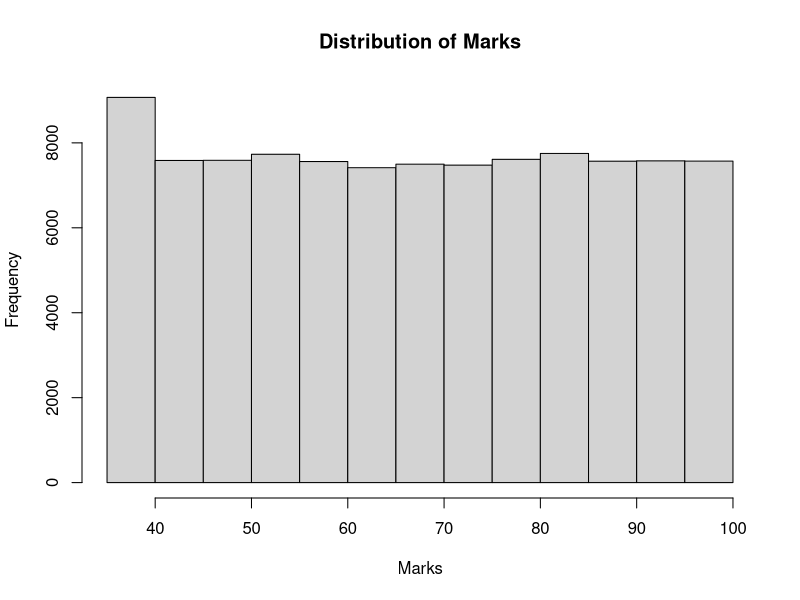
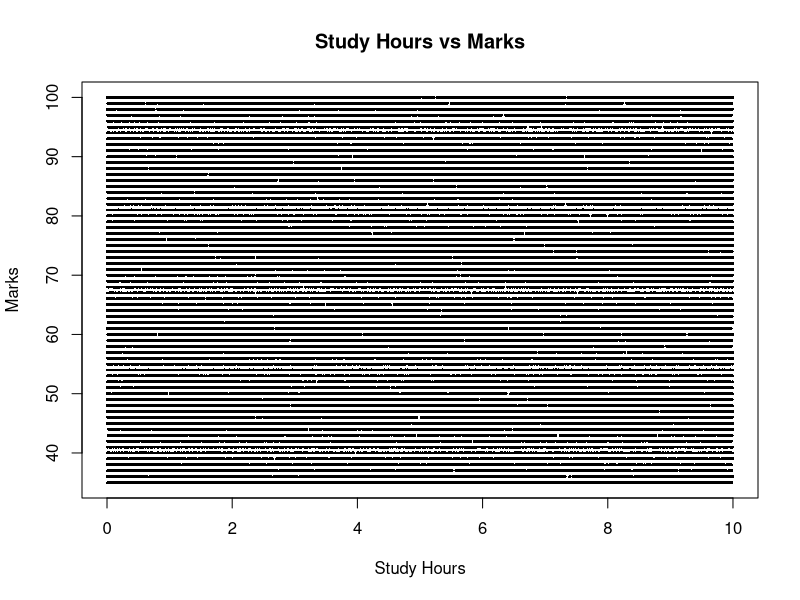
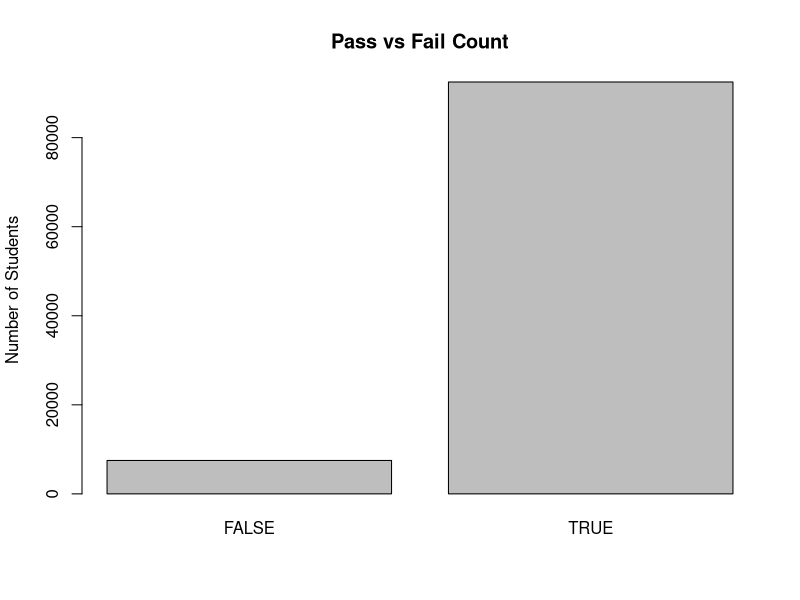
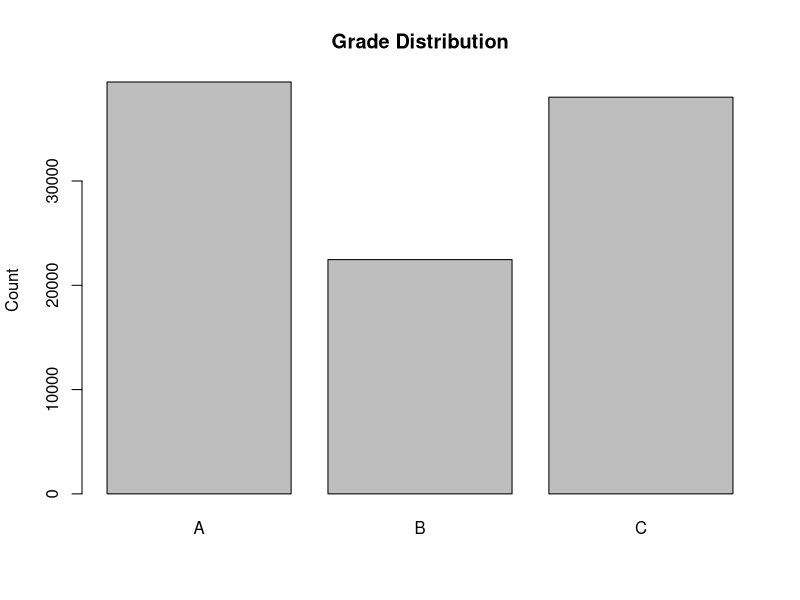

Generate these figures, in order, with R:
#Step 1: Create a BIG Dataset
#Imagine this as student / user / transaction data.
set.seed(42)

big_data <- data.frame(
  user_id = 1:100000,
  age = sample(18:60, 100000, replace = TRUE),
  study_hours = runif(100000, 0, 10),
  marks = sample(35:100, 100000, replace = TRUE)
)

#Step 2: Quick Big-Data Checks
head(big_data)
str(big_data)
summary(big_data)


#Step 3: Feature Engineering (Very Important)
big_data$pass <- big_data$marks >= 40

big_data$grade <- ifelse(
  big_data$marks >= 75, "A",
  ifelse(big_data$marks >= 60, "B", "C")
)

#Step 4: BIG DATA PLOTTING (Base R)
#1️⃣ Distribution of Marks (Histogram)
hist(
  big_data$marks,
  breaks = 20,
  main = "Distribution of Marks",
  xlab = "Marks"
)

#2️⃣ Study Hours vs Marks (Scatter Plot)
plot(
  big_data$study_hours,
  big_data$marks,
  pch = 16,
  cex = 0.4,
  xlab = "Study Hours",
  ylab = "Marks",
  main = "Study Hours vs Marks"
)

#3️⃣ Pass vs Fail Count (Bar Plot)

pass_count <- table(big_data$pass)

barplot(
  pass_count,
  main = "Pass vs Fail Count",
  ylab = "Number of Students"
)


#4️⃣ Grade Distribution (Big-Data Style Summary)
grade_count <- table(big_data$grade)

barplot(
  grade_count,
  main = "Grade Distribution",
  ylab = "Count"
)

